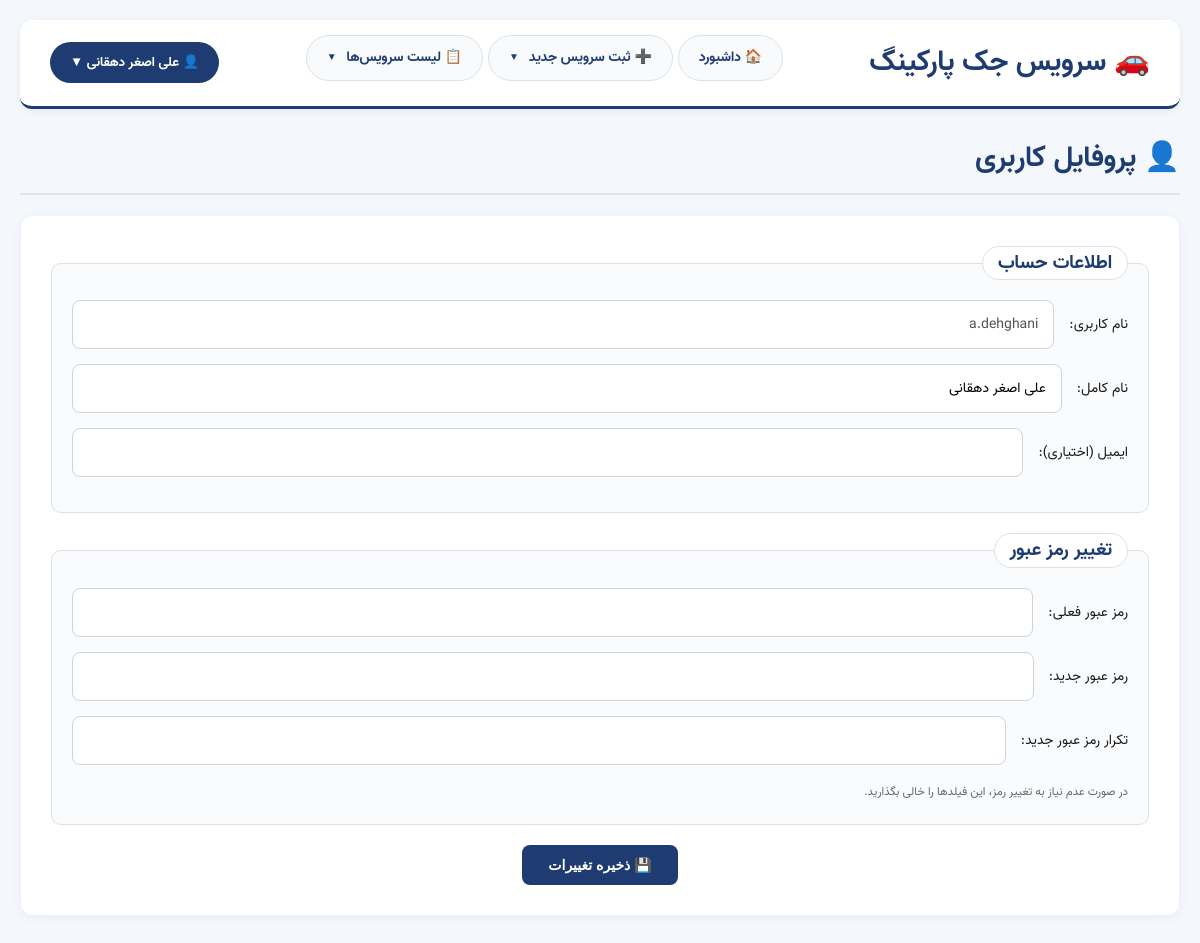
Screenshot of /profile.php (signed in) with the database file from the repository.
### tables this page shows
CREATE TABLE IF NOT EXISTS `menu_items` (
  `id` int(11) NOT NULL AUTO_INCREMENT,
  `title` varchar(100) NOT NULL,
  `url` varchar(255) NOT NULL,
  `sort_order` int(11) DEFAULT 0,
  `parent_id` int(11) DEFAULT NULL,
  `icon` varchar(10) DEFAULT NULL,
  `is_active` tinyint(1) DEFAULT 1,
  PRIMARY KEY (`id`)
);

CREATE TABLE IF NOT EXISTS `users` (
  `id` int(11) NOT NULL AUTO_INCREMENT,
  `username` varchar(50) NOT NULL,
  `password` varchar(255) NOT NULL,
  `full_name` varchar(100) NOT NULL,
  `email` varchar(100) DEFAULT NULL,
  `role` enum('admin','super_admin') DEFAULT 'admin',
  `is_active` tinyint(1) DEFAULT 1,
  `created_at` timestamp NOT NULL DEFAULT current_timestamp(),
  `updated_at` timestamp NOT NULL DEFAULT current_timestamp() ON UPDATE current_timestamp(),
  PRIMARY KEY (`id`),
  UNIQUE KEY `username` (`username`)
);

### profile.php (the view, shortened to what this page needs)
<?php
require_once __DIR__ . '/config.php';
$user_id = $_SESSION['user_id'];
$stmt = $pdo->prepare("SELECT * FROM users WHERE id = ?");
$stmt->execute([$user_id]);
$user = $stmt->fetch();
require_once __DIR__ . '/header.php';
?>
<h2>👤 پروفایل کاربری</h2>
<div class="card">
    <form method="POST">
        <fieldset>
            <legend>اطلاعات حساب</legend>
            <div class="form-row">
                <label>نام کاربری:</label>
                <input type="text" value="<?= htmlspecialchars($user['username']) ?>" disabled>
            </div>
            <div class="form-row">
                <label>نام کامل:</label>
                <input type="text" name="full_name" value="<?= htmlspecialchars($user['full_name']) ?>" required>
            </div>
            <div class="form-row">
                <label>ایمیل (اختیاری):</label>
                <input type="email" name="email" value="<?= htmlspecialchars($user['email'] ?? '') ?>">
            </div>
        </fieldset>
        <fieldset>
            <legend>تغییر رمز عبور</legend>
            <div class="form-row">
                <label>رمز عبور فعلی:</label>
                <input type="password" name="current_password">
            </div>
            <div class="form-row">
                <label>رمز عبور جدید:</label>
                <input type="password" name="new_password">
            </div>
            <div class="form-row">
                <label>تکرار رمز عبور جدید:</label>
                <input type="password" name="confirm_password">
            </div>
            <small style="color:#666;">در صورت عدم نیاز به تغییر رمز، این فیلدها را خالی بگذارید.</small>
        </fieldset>
        <div class="form-actions" style="text-align:center; margin-top:20px;">
            <button type="submit" class="btn primary">💾 ذخیره تغییرات</button>
        </div>
    </form>
</div>
</main>
</body>
</html>

### header.php (shortened to what this page needs)
<?php
require_once __DIR__ . '/config.php';
$currentPage = basename($_SERVER['PHP_SELF']);
$topMenu = $pdo->query("
    SELECT * FROM menu_items
    WHERE parent_id IS NULL AND is_active = 1
    ORDER BY sort_order
")->fetchAll(PDO::FETCH_ASSOC);
$allSubMenus = $pdo->query("
    SELECT * FROM menu_items
    WHERE parent_id IS NOT NULL AND is_active = 1
    ORDER BY sort_order
")->fetchAll(PDO::FETCH_ASSOC);
$subMenus = [];
foreach ($allSubMenus as $sub) {
    $subMenus[$sub['parent_id']][] = $sub;
}
$isLoggedIn = isset($_SESSION['user_id']);
$userFullName = $_SESSION['user_full_name'] ?? '';
?>
<!DOCTYPE html>
<html lang="fa" dir="rtl">
<head>
    <link rel="stylesheet" href="style.css">
</head>
<body>
<div class="container">
    <header class="main-header">
        <div class="logo"><h1>🚗 سرویس جک پارکینگ</h1></div>
        <nav class="main-nav">
            <?php foreach ($topMenu as $item):
                $hasSub = isset($subMenus[$item['id']]) && count($subMenus[$item['id']]) > 0;
                $isActive = ($currentPage == basename($item['url']));
            ?>
                <div class="menu-item">
                    <?php if ($hasSub): ?>
                        <a href="javascript:void(0)" class="menu-link <?= $isActive ? 'active' : '' ?>">
                            <?= htmlspecialchars($item['title']) ?>
                            <span class="arrow">▼</span>
                        </a>
                    <?php else: ?>
                        <a href="<?= $item['url'] ?>" class="menu-link <?= $isActive ? 'active' : '' ?>">
                            <?= htmlspecialchars($item['title']) ?>
                        </a>
                    <?php endif; ?>
                </div>
            <?php endforeach; ?>
        </nav>
        <?php if ($isLoggedIn): ?>
            <div class="user-menu">
                <button class="user-menu-btn" onclick="document.getElementById('userDropdown').classList.toggle('show')">
                    👤 <?= htmlspecialchars($userFullName) ?> ▼
                </button>
            </div>
        <?php else: ?>
            <a href="login.php" class="btn small">ورود</a>
        <?php endif; ?>
    </header>
    <main>

### style.css (style rules this page uses)
* { box-sizing: border-box; margin: 0; padding: 0; }
body { font-family: 'Vazir', Tahoma, sans-serif; background: #f4f7fc; color: #1a1a1a; font-size: 14px; line-height: 1.7; direction: rtl; }
.container { max-width: 1300px; margin: 0 auto; padding: 20px; }
.main-header { background: #ffffff; border-radius: 12px; box-shadow: 0 2px 8px rgba(0,0,0,0.06); padding: 15px 30px; margin-bottom: 25px; display: flex; align-items: center; justify-content: space-between; border-bottom: 3px solid #1e3c72; }
.logo h1 { font-size: 1.8rem; color: #1e3c72; font-weight: bold; }
.card { background: #ffffff; border-radius: 12px; padding: 30px; box-shadow: 0 2px 12px rgba(0,0,0,0.04); margin-bottom: 25px; border: 1px solid #eef2f7; }
h2 { color: #1e3c72; font-size: 1.8rem; margin-bottom: 20px; border-bottom: 2px solid #e0e4ea; padding-bottom: 10px; }
fieldset { border: 1px solid #dce1e8; border-radius: 10px; padding: 20px; margin-bottom: 20px; background: #fafbfc; }
legend { font-weight: bold; font-size: 1.2rem; color: #1e3c72; background: white; padding: 0 15px; border-radius: 20px; border: 1px solid #dce1e8; }
.form-row { display: flex; flex-wrap: wrap; gap: 15px; margin-bottom: 15px; align-items: center; }
.form-row input, .form-row select, .form-row textarea, input, textarea, select { padding: 12px 15px; border: 1px solid #ccd4dd; border-radius: 8px; font-size: 14px; background: #ffffff; font-family: inherit; transition: 0.2s; flex: 1 1 220px; }
.btn { display: inline-block; padding: 12px 26px; border-radius: 8px; font-weight: 600; font-size: 14px; cursor: pointer; transition: 0.2s; text-decoration: none; border: none; background: #e0e4ea; color: #1e3c72; }
.btn.primary { background: #1e3c72; color: white; }
.main-nav { display: flex; align-items: center; gap: 5px; flex-wrap: wrap; }
.menu-item { position: relative; padding-bottom: 10px; }
.menu-link { display: flex; align-items: center; gap: 6px; padding: 10px 20px; border-radius: 40px; background: #f8fafc; color: #1e3c72; text-decoration: none; font-weight: 600; transition: 0.2s; border: 1px solid #dce1e8; white-space: nowrap; }

### header.php (style rules this page uses)
.main-nav { display: flex; align-items: center; gap: 5px; }
.menu-item { position: relative; display: inline-block; }
.menu-link { display: flex; align-items: center; gap: 6px; padding: 10px 20px; border-radius: 40px; background: #f8fafc; color: #1e3c72; text-decoration: none; font-weight: 600; transition: 0.2s; border: 1px solid #dce1e8; white-space: nowrap; }
.menu-link .arrow { font-size: 10px; margin-right: 4px; transition: 0.2s; }
.user-menu { position: relative; display: inline-block; }
.user-menu-btn { background: #1e3c72; color: white; padding: 10px 20px; border-radius: 40px; cursor: pointer; border: none; font-family: inherit; font-weight: bold; display: flex; align-items: center; gap: 8px; transition: 0.2s; }

### rows the page displays
menu_items: title "🏠 داشبورد"
menu_items: title "➕ ثبت سرویس جدید"
menu_items: title "📋 لیست سرویس‌ها"
users: username "a.dehghani", full_name "علی اصغر دهقانی"

### other values shown
$userFullName "علی اصغر دهقانی"
